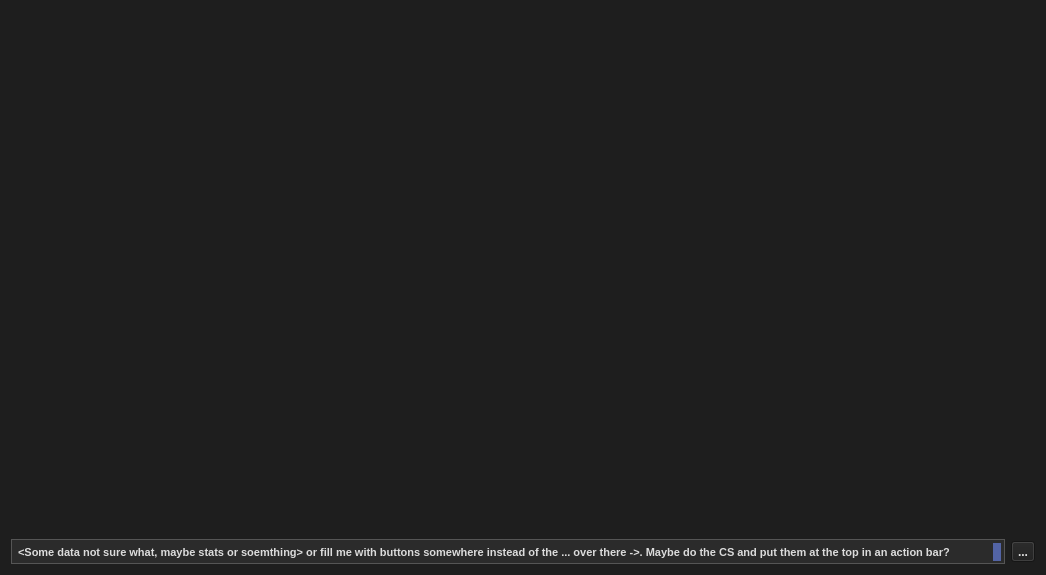
<?xml version="1.0" encoding="UTF-8"?>
<ui version="4.0">
 <class>Form</class>
 <widget class="QWidget" name="Form">
  <property name="geometry">
   <rect>
    <x>0</x>
    <y>0</y>
    <width>1046</width>
    <height>575</height>
   </rect>
  </property>
  <property name="windowTitle">
   <string>Form</string>
  </property>
  <property name="styleSheet">
   <string notr="true">QWidget {
    background-color: #1e1e1e; /* Dark grey background */
    color: #dcdcdc; /* Light grey text, bold for aggression */
    font-weight: bold;
}
QPushButton {
    background-color: #5364A5; /* Blue background for buttons */
    color: white;
    border-style: solid;
    border-width: 2px;
    border-radius: 0px; /* Sharper corners */
    border-color: #5364A5;
    padding: 6px;
    min-width: 80px;
    font-weight: bold; /* Bolder text */
}
QPushButton:hover {
    background-color: #43528B; /* Darker blue for hover */
    color: #ffffff;
    border-color: #43528B;
}
QPushButton:pressed {
    background-color: #333E66; /* Even darker blue when pressed */
    border-style: inset;
}
QLineEdit, QTextEdit, QPlainTextEdit, QSpinBox, QDoubleSpinBox, QComboBox {
    background-color: #2b2b2b;
    color: #dcdcdc;
    border-radius: 0px; /* Sharper edges */
    padding: 2px;
    border: 1px solid #555;
    font-weight: bold; /* Bolder text */
}
QLabel, QCheckBox, QRadioButton {
    color: #dcdcdc;
    font-weight: bold; /* Bolder text */
}
QMenuBar, QMenu {
    background-color: #2b2b2b;
    color: #dcdcdc;
    border: 1px solid #555;
    font-weight: bold; /* Bolder text for menu */
}
QMenuBar::item:selected, QMenu::item:selected {
    background-color: #5364A5; /* Blue for selected menu items */
    color: white;
}
QScrollBar:vertical {
    border: 1px solid #2b2b2b;
    background: #2b2b2b;
    width: 10px;
    margin: 22px 0 22px 0;
}
QScrollBar::handle:vertical {
    background: #5364A5; /* Blue scrollbar handle */
    min-height: 20px;
}
QScrollBar::add-line:vertical, QScrollBar::sub-line:vertical {
    border: 1px solid #2b2b2b;
    background: #5364A5; /* Blue for scrollbar buttons */
    height: 20px;
    subcontrol-position: top;
    subcontrol-origin: margin;
}
/* TABS */
QTabWidget::pane {
    border-top: 2px solid #5364A5; /* Blue top border for tabs */
}

QTabWidget::tab-bar {
    left: 5px; /* move to the right by 5px */
}

QTabBar::tab {
    background: #2b2b2b;
    color: #dcdcdc;
    border: 1px solid #555;
    border-bottom-color: #5364A5; /* Blue for non-selected tab border */
    border-top-left-radius: 4px;
    border-top-right-radius: 4px;
    padding: 5px;
    min-width: 80px;
    align-items: center;
    justify-content: center;
    max-height: 20px;
}

QTabBar::tab:selected, QTabBar::tab:hover {
    background: #5364A5; /* Blue for selected/hover tab */
    color: white;
}

QTabBar::tab:selected {
    border-color: #5364A5; /* Blue border for selected tab */
    border-bottom-color: #1e1e1e; /* Same as window background color */
}

QTabBar::tab:!selected {
    margin-top: 2px; /* Make non-selected tabs look smaller */
}

/* Q Tree Widget */
QTreeWidget {
    border: 1px solid #555;
    background-color: #2b2b2b;
    color: #dcdcdc;
}

QTreeWidget::item {
    border-bottom: 1px solid #555; /* Subtle separator for items */
}

QTreeWidget::item:selected {
    background-color: #5364A5; /* Blue for selected item */
    color: white;
}

QTreeWidget::item:hover {
    background-color: #43528B; /* Darker blue for hover item */
}

QTreeWidget::branch {
    background: #2b2b2b;
}

QTreeWidget::branch:has-siblings:!adjoins-item {
    border-image: url(path/to/your/line-image.png) 0; /* Custom image for branch lines */
}

QTreeWidget::branch:has-siblings:adjoins-item {
    border-image: url(path/to/your/branch-more-image.png) 0;
}

QTreeWidget::branch:!has-children:!has-siblings:adjoins-item {
    border-image: url(path/to/your/branch-end-image.png) 0;
}

/* Customize scroll bars */
QTreeWidget QScrollBar:vertical {
    border: 1px solid #2b2b2b;
    background: #2b2b2b;
    width: 10px;
    margin: 22px 0 22px 0;
}

QTreeWidget QScrollBar::handle:vertical {
    background: #5364A5; /* Blue for tree widget scrollbar handle */
    min-height: 20px;
}

QTreeWidget QScrollBar::add-line:vertical, QTreeWidget QScrollBar::sub-line:vertical {
    border: 1px solid #2b2b2b;
    background: #5364A5; /* Blue for tree widget scrollbar button */
    height: 20px;
    subcontrol-position: top;
    subcontrol-origin: margin;
}

/* Styles for the header (column titles) */
QHeaderView::section {
    background-color: #5364A5; /* Blue for header background */
    color: white;
    padding-left: 4px;
    border: 1px solid #5364A5; /* Blue for header border */
}
</string>
  </property>
  <layout class="QGridLayout" name="gridLayout">
   <item row="1" column="0">
    <widget class="QTextEdit" name="info_bar">
     <property name="maximumSize">
      <size>
       <width>16777215</width>
       <height>25</height>
      </size>
     </property>
     <property name="html">
      <string>&lt;!DOCTYPE HTML PUBLIC &quot;-//W3C//DTD HTML 4.0//EN&quot; &quot;http://www.w3.org/TR/REC-html40/strict.dtd&quot;&gt;
&lt;html&gt;&lt;head&gt;&lt;meta name=&quot;qrichtext&quot; content=&quot;1&quot; /&gt;&lt;meta charset=&quot;utf-8&quot; /&gt;&lt;style type=&quot;text/css&quot;&gt;
p, li { white-space: pre-wrap; }
hr { height: 1px; border-width: 0; }
li.unchecked::marker { content: &quot;\2610&quot;; }
li.checked::marker { content: &quot;\2612&quot;; }
&lt;/style&gt;&lt;/head&gt;&lt;body style=&quot; font-family:'Segoe UI'; font-size:9pt; font-weight:700; font-style:normal;&quot;&gt;
&lt;p style=&quot; margin-top:0px; margin-bottom:0px; margin-left:0px; margin-right:0px; -qt-block-indent:0; text-indent:0px;&quot;&gt;&lt;span style=&quot; font-family:'MS Shell Dlg 2'; font-size:8.25pt; font-weight:600;&quot;&gt;&amp;lt;Some data not sure what, maybe stats or soemthing&amp;gt; or fill me with buttons somewhere instead of the ... over there -&amp;gt;. Maybe do the CS and put them at the top in an action bar?&lt;/span&gt;&lt;/p&gt;&lt;/body&gt;&lt;/html&gt;</string>
     </property>
    </widget>
   </item>
   <item row="1" column="1">
    <widget class="QToolButton" name="options_button">
     <property name="text">
      <string>...</string>
     </property>
    </widget>
   </item>
   <item row="0" column="0" colspan="2">
    <widget class="QTreeView" name="client_tree_widget">
     <property name="styleSheet">
      <string notr="true">border-radius: 2px;</string>
     </property>
    </widget>
   </item>
  </layout>
 </widget>
 <resources/>
 <connections/>
</ui>
